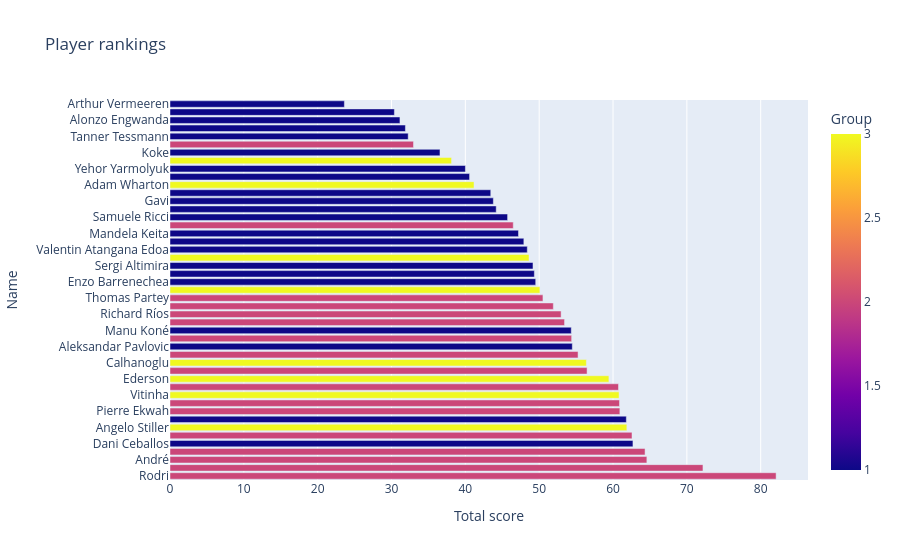

Here is the notebook cell this chart was saved with:
### Code cell
from sklearn.preprocessing import MinMaxScaler

player_names = df['Name']
player_heights = df['Height']
player_cluster = df['Group']

negative_metrics = ['Age','Errors leading to goal or shot','Errors leading to goal or shot per 90','Yellow cards','Red cards','Cards per 90']

metrics_df = df.drop(columns=['Name','Height','Group'])

# Normalize data
scaler = MinMaxScaler()
normalized = scaler.fit_transform(metrics_df)

normalized_df = pd.DataFrame(normalized, columns=metrics_df.columns)

normalized_df[negative_metrics] = -normalized_df[negative_metrics]

# Weights
normalized_df['Age'] *= 5
normalized_df['Minutes played (League)'] *= 5
normalized_df['Key passes per 90'] *= 20
normalized_df['Passing accuracy (%)'] *= 20
normalized_df['Long pass accuracy (%)'] *= 5
normalized_df['Interceptions per 90'] *= 5
normalized_df['Tackles per 90'] *= 5
normalized_df['Balls recovered per game'] *= 20
normalized_df['Total duels won per game'] *= 10
normalized_df['Duels won (%)'] *= 10
normalized_df['Errors leading to goal or shot'] *= 1
normalized_df['Errors leading to goal or shot per 90'] *= 5
normalized_df['Successful dribbles per 90'] *= 1
normalized_df['Successful dribbles per 90 (%)'] *= 5
normalized_df['Aerial duels won per 90'] *= 1
normalized_df['Aerial duels won per 90 (%)'] *= 5
normalized_df['Yellow cards'] *= 1
normalized_df['Red cards'] *= 1
normalized_df['Cards per 90'] *= 1

normalized_df['Name'] = player_names
normalized_df['Height'] = player_heights
normalized_df['Group'] = player_cluster + 1

columns_to_sum = metrics_df.columns
normalized_df['Total score'] = normalized_df[columns_to_sum].sum(axis=1)

# Sort by TotalScore descending
ranked_df = normalized_df.sort_values(by='Total score', ascending=False)

# Reset index and display top players
ranked_df = ranked_df.reset_index(drop=True)

print(ranked_df[['Name', 'Total score'] + list(columns_to_sum)])

fig = px.bar(ranked_df, y='Name', x='Total score', color='Group',title='Player rankings',height=1000)
fig.show()

### Figure 1 — Plotly figure (JSON) as saved in the notebook; plotly's stock layout.template omitted (floating-point values rounded to 4 significant figures)
{"data": [{"alignmentgroup": "True", "hovertemplate": "Total score=%{x}<br>Name=%{y}<br>Group=%{marker.color}<extra></extra>", "legendgroup": "", "marker": {"color": [2, 2, 2, 2, 1, 2, 3, 1, 2, 2, 3, 2, 3, 2, 3, 2, 1, 2, 1, 2, 2, 2, 2, 3, 1, 1, 1, 3, 1, 1, 1, 2, 1, 1, 1, 1, 3, 1, 1, 3, 1, 2, 1, 1, 1, 1, 1], "coloraxis": "coloraxis", "pattern": {"shape": ""}}, "name": "", "offsetgroup": "", "orientation": "h", "showlegend": false, "textposition": "auto", "type": "bar", "x": [82.09, 72.18, 64.58, 64.34, 62.7, 62.57, 61.87, 61.8, 60.93, 60.87, 60.82, 60.74, 59.44, 56.48, 56.39, 55.27, 54.48, 54.4, 54.35, 53.43, 52.97, 51.92, 50.51, 50.1, 49.53, 49.35, 49.16, 48.63, 48.39, 47.92, 47.19, 46.49, 45.72, 44.18, 43.79, 43.44, 41.17, 40.57, 40.01, 38.13, 36.56, 32.98, 32.26, 31.88, 31.14, 30.39, 23.62], "xaxis": "x", "y": ["Rodri", "Moises Caicedo", "André", "Morten Hjulmand", "Dani Ceballos", "Carlos Baleba", "Angelo Stiller", "Tchouameni", "Pierre Ekwah", "Ryan Gravenberch", "Vitinha", "Nicolò Rovella", "Ederson", "Mateus Fernandes", "Calhanoglu", "Enric Llansana", "Aleksandar Pavlovic", "Florentino Luis", "Manu Koné", "Demir Ege Tıknaz", "Richard Ríos", "Morten Frendrup", "Thomas Partey", "Máximo Perrone", "Enzo Barrenechea", "Felix Nmecha", "Sergi Altimira", "Sandro Tonali", "Valentin Atangana Edoa", "Frenkie de Jong", "Mandela Keita", "Samú Costa", "Samuele Ricci", "Mirko Topić", "Gavi", "Rodrigo Bentancur", "Adam Wharton", "Yannik Engelhardt", "Yehor Yarmolyuk", "Nicolas Seiwald", "Koke", "Mario Martin", "Tanner Tessmann", "Palhinha", "Alonzo Engwanda", "Pol Lozano", "Arthur Vermeeren"], "yaxis": "y"}], "layout": {"autosize": true, "barmode": "relative", "coloraxis": {"colorbar": {"title": {"text": "Group"}}, "colorscale": [[0, "#0d0887"], [0.1111, "#46039f"], [0.2222, "#7201a8"], [0.3333, "#9c179e"], [0.4444, "#bd3786"], [0.5556, "#d8576b"], [0.6667, "#ed7953"], [0.7778, "#fb9f3a"], [0.8889, "#fdca26"], [1, "#f0f921"]]}, "legend": {"tracegroupgap": 0}, "title": {"text": "Player rankings"}, "xaxis": {"anchor": "y", "autorange": true, "domain": [0, 1], "range": [0, 86.41], "title": {"text": "Total score"}, "type": "linear"}, "yaxis": {"anchor": "x", "autorange": true, "domain": [0, 1], "range": [-0.5, 46.5], "title": {"text": "Name"}, "type": "category"}}}
